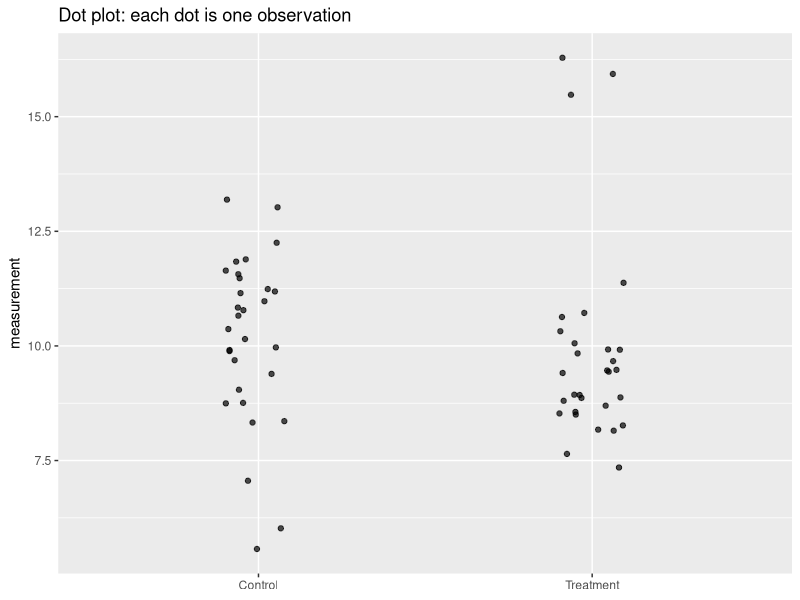
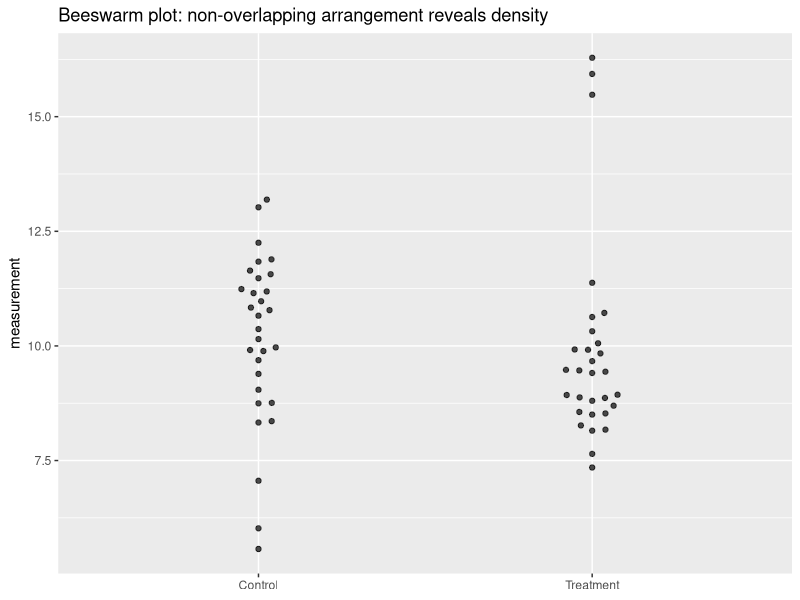
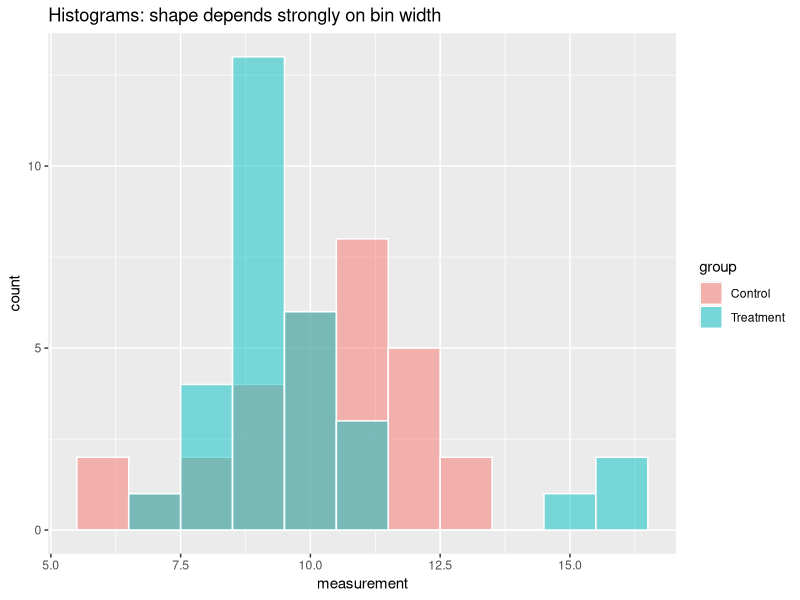
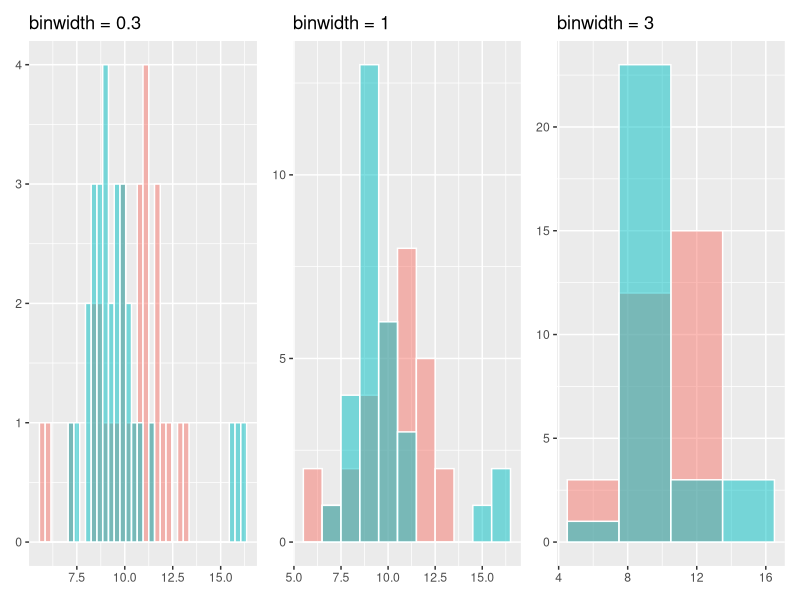
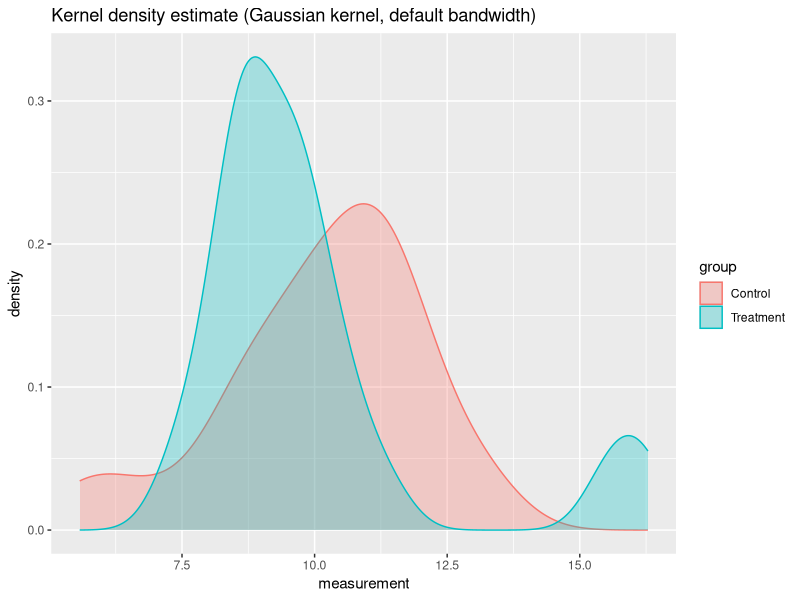
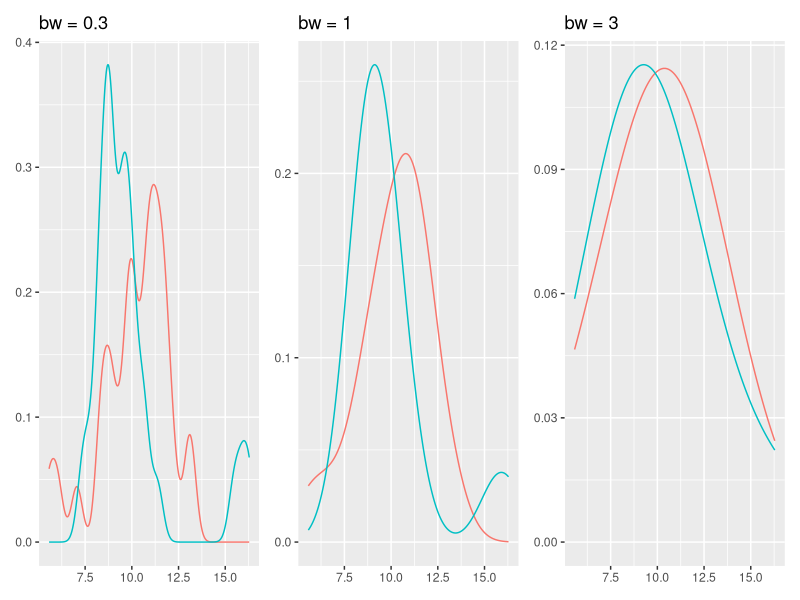
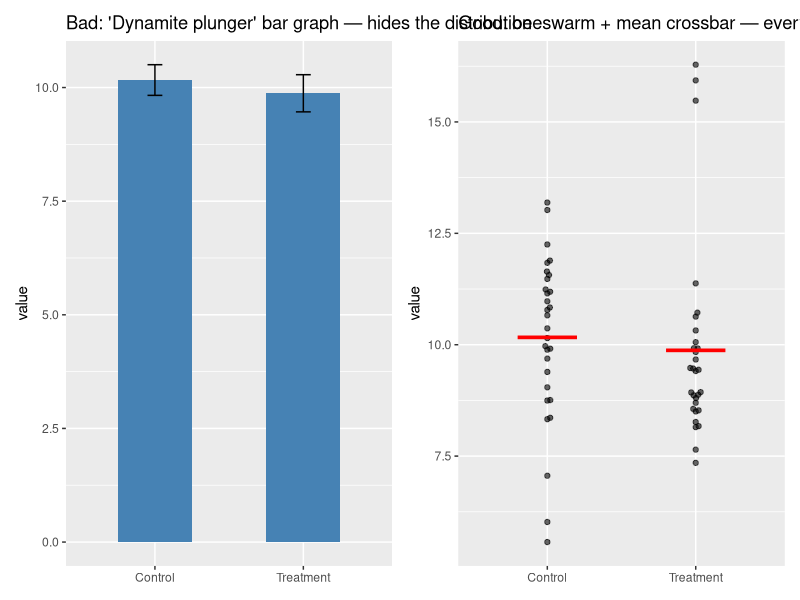
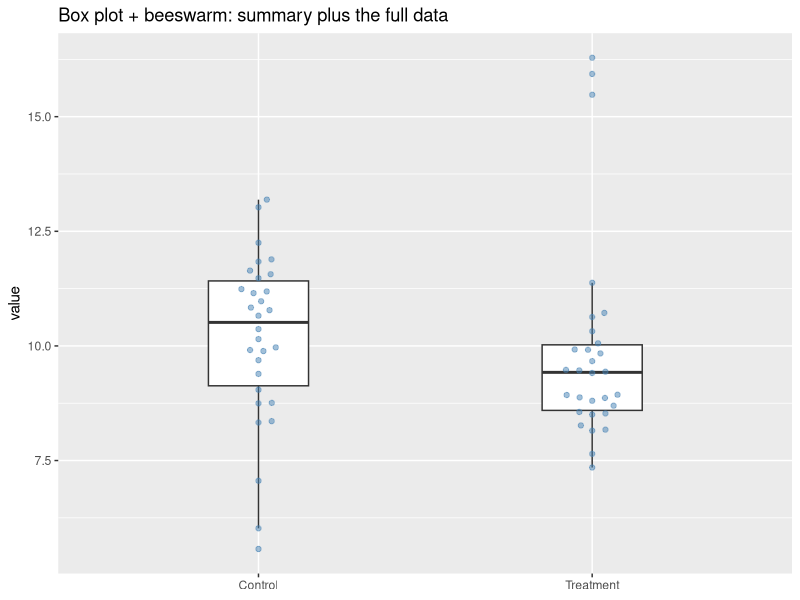

Recreate these plots in R, in order.
## ---- chunk 1
knitr::opts_chunk$set(echo = TRUE, message = FALSE, warning = FALSE,
                      fig.width = 6.5, fig.height = 4, dpi = 120)
library(tidyverse)
library(ggbeeswarm)   # install.packages("ggbeeswarm")
library(patchwork)    # install.packages("patchwork")
set.seed(1)
## ---- chunk 2
n <- 30
df <- tibble(
  group = rep(c("Control", "Treatment"), each = n),
  value = c(
    rnorm(n, mean = 10, sd = 2),                  # Control: tight, symmetric
    c(rnorm(n - 3, mean = 9, sd = 1.2),           # Treatment: mostly tight
      rnorm(3, mean = 16, sd = 0.5))              # ...with 3 high outliers
  )
)
head(df)
## ---- chunk 3
ggplot(df, aes(x = group, y = value)) +
  geom_jitter(width = 0.1, height = 0, alpha = 0.7) +
  labs(title = "Dot plot: each dot is one observation",
       x = NULL, y = "measurement")
## ---- chunk 4
ggplot(df, aes(x = group, y = value)) +
  geom_beeswarm(cex = 2, alpha = 0.7) +
  labs(title = "Beeswarm plot: non-overlapping arrangement reveals density",
       x = NULL, y = "measurement")
## ---- chunk 5
ggplot(df, aes(value, fill = group)) +
  geom_histogram(binwidth = 1, color = "white",
                 position = "identity", alpha = 0.5) +
  labs(title = "Histograms: shape depends strongly on bin width",
       x = "measurement", y = "count")
## ---- chunk 6
bw_examples <- c(0.3, 1, 3)
map(bw_examples, \(bw) {
  ggplot(df, aes(value, fill = group)) +
    geom_histogram(binwidth = bw, color = "white",
                   position = "identity", alpha = 0.5) +
    labs(title = paste("binwidth =", bw), x = NULL, y = NULL) +
    theme(legend.position = "none")
}) |> patchwork::wrap_plots(nrow = 1)
## ---- chunk 7
ggplot(df, aes(value, fill = group, color = group)) +
  geom_density(alpha = 0.3) +
  labs(title = "Kernel density estimate (Gaussian kernel, default bandwidth)",
       x = "measurement", y = "density")
## ---- chunk 8
bws <- c(0.3, 1, 3)
map(bws, \(b) {
  ggplot(df, aes(value, color = group)) +
    geom_density(bw = b) +
    labs(title = paste("bw =", b), x = NULL, y = NULL) +
    theme(legend.position = "none")
}) |> patchwork::wrap_plots(nrow = 1)
## ---- chunk 9
x <- df$value[df$group == "Treatment"]

# Mean: Σx / n
manual_mean   <- sum(x) / length(x)

# Median: middle of the sorted sample (or mean of two middles)
sorted_x <- sort(x)
m <- length(sorted_x)
manual_median <- if (m %% 2 == 1) {
  sorted_x[(m + 1) / 2]
} else {
  mean(sorted_x[c(m / 2, m / 2 + 1)])
}

# Mode: the "most common" value — for continuous data, peak of the KDE
d <- density(x)
manual_mode <- d$x[which.max(d$y)]

c(manual_mean = manual_mean, builtin_mean = mean(x),
  manual_median = manual_median, builtin_median = median(x),
  approx_mode = manual_mode)
## ---- chunk 10
river <- c(rep(0.3, 19), 4.0)   # 20 depth readings
mean(river)                      # Mean depth = 0.485 m
max(river)                       # Maximum depth = 4 m — the mean is misleading
## ---- chunk 11
# Variance and SD using the classical n−1 denominator
manual_var <- sum((x - mean(x))^2) / (length(x) - 1)
c(manual_var = manual_var, builtin_var = var(x),
  manual_sd  = sqrt(manual_var), builtin_sd = sd(x))

# Standard error of the mean: SD / sqrt(n)
sem <- sd(x) / sqrt(length(x))
sem

# Median absolute deviation — robust alternative
mad_x <- median(abs(x - median(x)))
c(manual_mad = mad_x, builtin_mad = mad(x, constant = 1))

# IQR and range
quantile(x, c(0.25, 0.75))
IQR(x)
range(x)
diff(range(x))
## ---- chunk 12
summary_df <- df |>
  group_by(group) |>
  summarise(mean = mean(value),
            sem  = sd(value) / sqrt(n()), .groups = "drop")

bad <- ggplot(summary_df, aes(group, mean)) +
  geom_col(fill = "steelblue", width = 0.5) +
  geom_errorbar(aes(ymin = mean - sem, ymax = mean + sem), width = 0.1) +
  labs(title = "Bad: 'Dynamite plunger' bar graph — hides the distribution",
       x = NULL, y = "value")

good <- ggplot(df, aes(group, value)) +
  geom_beeswarm(alpha = 0.6) +
  stat_summary(fun = mean, geom = "crossbar",
               width = 0.4, color = "red") +
  labs(title = "Good: beeswarm + mean crossbar — every observation visible",
       x = NULL, y = "value")

patchwork::wrap_plots(bad, good, nrow = 1)
## ---- chunk 13
ggplot(df, aes(group, value)) +
  geom_boxplot(width = 0.3, outlier.shape = NA) +
  geom_beeswarm(alpha = 0.5, cex = 2, color = "steelblue") +
  labs(title = "Box plot + beeswarm: summary plus the full data",
       x = NULL, y = "value")
